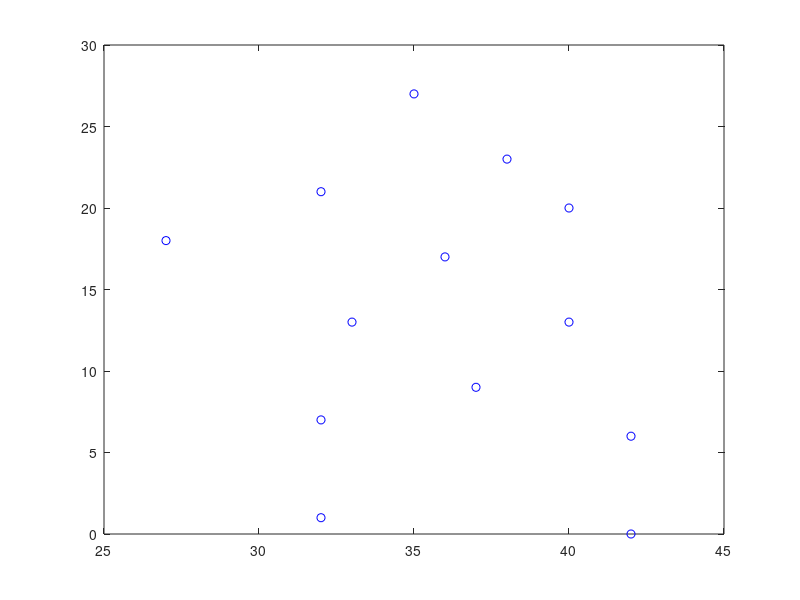

This chart was generated by the following MATLAB code:
% Given two 2D shapes with sufficient number of circles (apparently at
% least 12), check if ...
function [] = s05_collisionNFFT () 

  addpath(genpath('3rdParty'));
  
  % Hardcode the center of the radii for the first shape
  clf
  P = [10,3; 7,7;13,9;5,10;18,12;9,13;12,17;5,17;8,21;13,23;3,24;13,29;3,30];
  P(:,2) = 30 - P(:,2);
  for i = 1 : size(P,1), drawCircle(P(i,:), 3.5); end;
  plot(P(:,1), P(:,2),'ko')
  
  % Take its symmetry
  P2 = P; 
  P2(:,1) = -P2(:,1) + 45;
  for i = 1 : size(P2,1), drawCircle(P2(i,:), 3.5, 'b'); end;
  plot(P2(:,1), P2(:,2),'bo')
  
  % Take the fourier transform using NFFT 
  % USE EQ 8. 
end